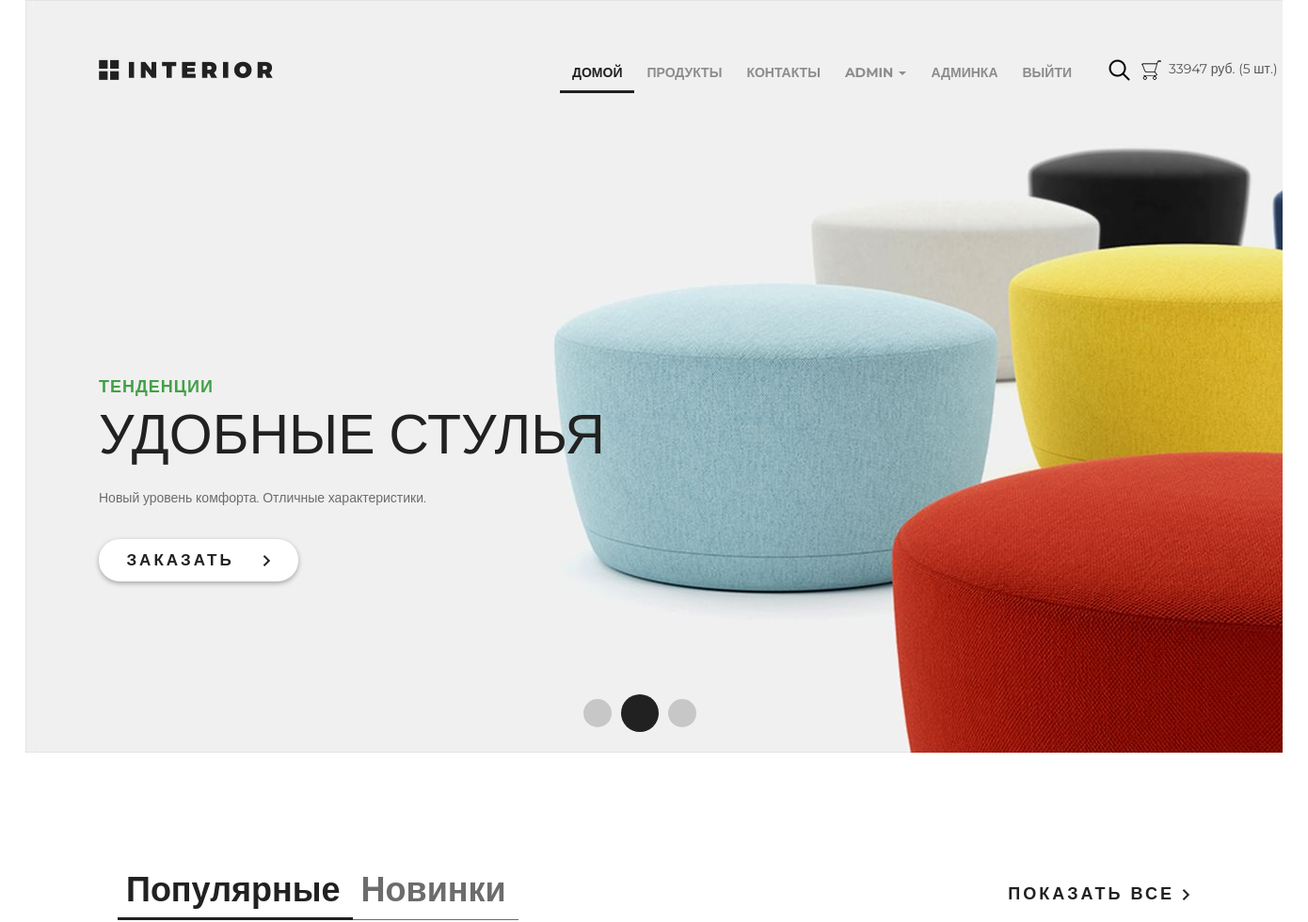
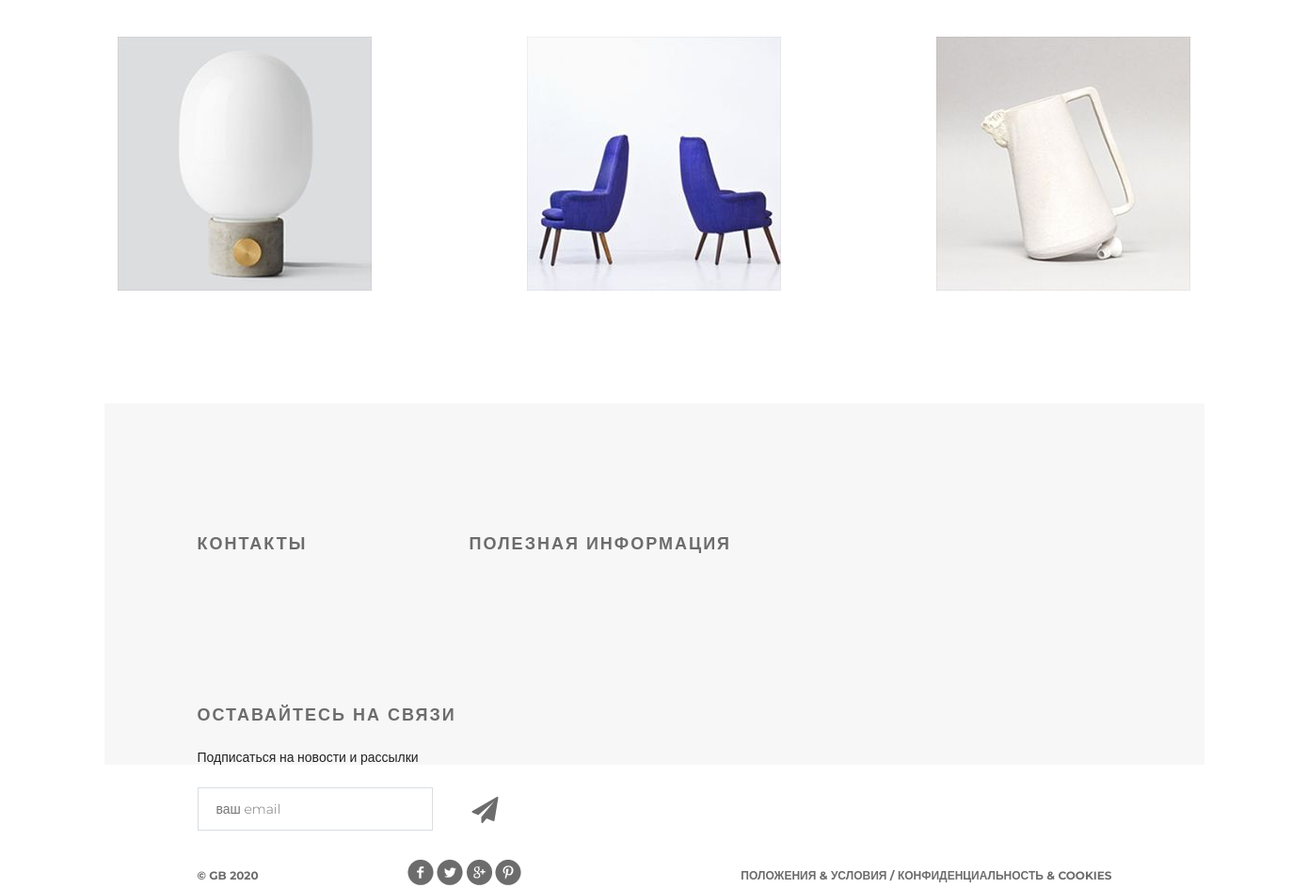
Page / (signed in) on the committed database (2 pictures, top to bottom).
### authapp/models.py (models this page shows, shortened)
class ShopUser(AbstractUser):
    avatar = models.ImageField(upload_to='users_avatars', blank=True, verbose_name='аватар')
    age = models.PositiveSmallIntegerField(verbose_name='Возраст', default=18)
    activation_key = models.CharField(max_length=128, blank=True)
    activation_key_expires = models.DateTimeField(default=(now() + timedelta(hours=48)))

### basketapp/models.py (models this page shows, shortened)
class Basket(models.Model):
    user = models.ForeignKey(settings.AUTH_USER_MODEL, on_delete=models.CASCADE, related_name='basket')
    product = models.ForeignKey(Product, on_delete=models.CASCADE)
    quantity = models.PositiveIntegerField(default=0, verbose_name='количество')
    added_at = models.DateTimeField(auto_now_add=True, verbose_name='добавлено в корзину')
    @property
    def product_price(self):
        return self.product.price * self.quantity
    @cached_property
    def get_items_cached(self):
        return self.user.basket.select_related()
    @property
    def total_quantity(self):
        _items = self.get_items_cached
        return sum(list(map(lambda x: x.quantity, _items)))
    @property
    def total_cost(self):
        _items = self.get_items_cached
        return sum(list(map(lambda x: x.product_price, _items)))

### mainapp/models.py (models this page shows, shortened)
class Product(models.Model):
    category = models.ForeignKey(ProductCategory, on_delete=models.CASCADE)
    name = models.CharField(max_length=128, verbose_name='имя')
    image = models.ImageField(upload_to='products_images', blank=True, verbose_name='изображение')
    short_desc = models.CharField(max_length=128, verbose_name='краткое описание', blank=True)
    description = models.TextField(blank=True, verbose_name='описание')
    price = models.DecimalField(max_digits=8, decimal_places=2, default=0, verbose_name='цена')
    quantity = models.PositiveSmallIntegerField(default=0, verbose_name='количество товара')
    is_active = models.BooleanField(db_index=True, default=True, verbose_name='активен')
    class Meta:
        verbose_name = 'продукт'
        verbose_name_plural = 'продукты'

### mainapp/views.py (the view)
# urls.py: path('', mainapp.IndexPageView.as_view(), name='main'),
class IndexPageView(TemplateView):
    template_name = 'mainapp/index.html'
    def get_context_data(self, **kwargs):
        context = super(IndexPageView, self).get_context_data(**kwargs)
        context['title'] = 'главная'
        context['latest_products'] = get_products()[:3]
        return context

### adminapp/templatetags/custom_tags.py (called while the page is built)
@register.filter(name='media_folder_products')
def media_folder_products(string):
    if not string:
        string = 'products_images/default.jpg'
    return f'{settings.MEDIA_URL}{string}'

### mainapp/context_processors.py (called while the page is built)
def basket(request):
    basket_items = []
    if request.user.is_authenticated:
        basket_items = request.user.basket.select_related()
    return {
        'basket': basket_items
    }

### mainapp/views.py (called while the page is built)
def get_products():
    if settings.LOW_CACHE:
        key = 'products'
        products = cache.get(key)
        if products is None:
            products = Product.objects.filter(is_active=True, category__is_active=True).select_related('category')
            cache.set(key, products)
        return products
    else:
        return Product.objects.filter(is_active=True, category__is_active=True).select_related('category')

### mainapp/templates/mainapp/index.html (shortened to what this page needs)
{% extends 'mainapp/base.html' %}
{% load static %}
{% load custom_tags %}
{% block menu %}
    <div class="slider">
        <div class="header clearfix">
            {% include "mainapp/inc/inc_main_menu.html" %}
        </div>
        <div class="text-slider">
            <h3 class="green">тенденции</h3>
            <h3 class="big"> удобные стулья</h3>
            <p>Новый уровень комфорта. Отличные характеристики.</p>
            <a href="#" class="button-order">заказать <img src="{% static "img/arrow.png" %}" alt=""></a>
        </div>
        <div class="navi">
            <a href="#"></a><a href="#"></a><a href="#"></a>
        </div>
    </div>
{% endblock %}
{% block content %}
    <div class="featured">
        <div class="featured-menu">
            <a class="active" href="#">Популярные</a><a href="#">Новинки</a>
        </div>
        <a class="explore" href="#">показать все <img src="{% static "img/arrow.png" %}" alt=""></a>
        <div class="clearfix">
        </div>
        <div class="tab-content">
            {% for product in latest_products %}
                <div class="block">
                    <a href="{% url 'products:product_page' product.pk %}"><img
                            src="{{ product.image|media_folder_products }}" alt="{{ product.short_desc }}">
                    </a>
                </div>
            {% endfor %}
        </div>
    </div>
{% endblock %}

### mainapp/templates/mainapp/inc/inc_main_menu.html (shortened to what this page needs)
<a href="{% url 'main' %}" class="logo"></a>
<ul class="menu">
    <li>
        <a href="{% url 'main' %}"
           {% if request.resolver_match.url_name == 'main' %}class="active"{% endif %}>
            домой
        </a>
    </li>
    <li>
        <a href="{% url 'products:index' %}"
           {% if request.resolver_match.namespace == 'products' %}class="active"{% endif %}>
            продукты
        </a>
    </li>
    <li>
        <a href="{% url 'contact' %}"
           {% if request.resolver_match.url_name == 'contact' %}class="active"{% endif %}>
            контакты
        </a>
    </li>
    {% if user.is_authenticated %}
        <li>
            <div class="dropdown">
                <a href="#" class="dropdown-toggle" data-toggle="dropdown">
                    {{ user.first_name|default:'Пользователь' }}
                    <span class="caret"></span>
                </a>
            </div>
        </li>
    {% endif %}
    {% if user.is_superuser %}
        <li>
            <a href="{% url 'adminapp:users' %}">Админка</a>
        </li>
    {% endif %}
    <li>
        {% if user.is_authenticated %}
            <a href="{% url 'auth:logout' %}">Выйти</a>
        {% else %}
            <a href="{% url 'auth:login' %}">Войти</a>
        {% endif %}
    </li>
</ul>
<a href="#" class="search"></a>
<a href="{% url 'basket:basket' %}"
   class="basket">
    {% if basket %}
        <span>
            {{ basket.0.total_cost|floatformat:0 }} руб.
            ({{ basket.0.total_quantity }} шт.)
        </span>
        {% else %}
        <span>
            0 руб.
        </span>
    {% endif %}
</a>

### static/css/style.css (style rules this page uses)
* { margin: 0; padding: 0; }
body { font-family: 'Montserrat', sans-serif; }
html, body { height: 100%; }
.slider { height: 800px; background-image: url(/static/img/slider.jpg); padding-left: 78px; padding-right: 211px; position: relative; }
.logo { background-image: url(/static/img/logo.png); margin-top: 63px; width: 185px; height: 22px; float: left; }
.menu { list-style-type: none; margin-top: 67px; float: right; }
.menu li { float: left; }
.menu a { color: #8c8c8c; font-size: 14px; font-weight: 700; text-align: right; text-transform: uppercase; text-decoration: none; padding: 10px 13px; }
.menu .active { color: #212121; font-weight: 700; border-bottom: 3px solid #212121; }
.search { display: block; width: 23px; height: 23px; background-image: url(/static/img/search.png); position: absolute; top: 63px; left: 1151px; }
.basket { display: block; width: 23px; height: 23px; background-image: url(/static/img/basket.png); position: absolute; top: 63px; left: 1185px; text-decoration: none; color: #555; }
.basket span { display: block; margin-left: 30px; width: 150px; }
.clearfix:after { content: ""; display: block; clear: both; }
.text-slider { margin-top: 288px; position: absolute; }
.text-slider p { color: #6c6c6c; font-size: 14px; text-align: left; width: 458px; line-height: 24px; }
.button-order { background-color: #ffffff; box-shadow: 0px 2px 4.85px 0.15px rgba(33, 33, 33, 0.35); width: 212px; height: 45px; display: block; text-transform: uppercase; text-align: center; border-radius: 22px; text-decoration: none; color: #212121; font-size: 17px; font-weight: 700; line-height: 45px; margin-top: 32px; letter-spacing: 3px; }
.button-order img { padding-left: 22px; }
.green { text-transform: uppercase; color: #43a047; font-size: 18px; font-weight: 700; text-align: left; margin-bottom: 22px; line-height: 13px; letter-spacing: 1px; }
.big { color: #212121; font-size: 59px; line-height: 43px; text-transform: uppercase; font-weight: 100; margin-bottom: 34px; }
.navi { position: absolute; bottom: 22px; right: 618px; display: flex; width: 130px; height: 40px; justify-content: space-between; align-items: center; }
.navi a { display: block; width: 30px; height: 30px; border-radius: 50%; background-color: rgba(33, 33, 33, 0.2); float: left; margin: 0px 5px; }
.navi a:nth-child(2) { display: block; width: 40px; height: 40px; border-radius: 50%; background-color: #212121; float: left; margin: 0px; }
.featured { padding-left: 98px; padding-right: 98px; }
.featured-menu { margin-top: 120px; width: 300px; height: 49px; float: left; }
.featured-menu a { color: #6c6c6c; font-size: 36px; font-weight: 700; text-align: left; text-decoration: none; border-bottom: 1px solid #6c6c6c; padding-bottom: 10px; padding-right: 13px; padding-left: 9px; }
.featured-menu .active { font-size: 36px; font-weight: 700; text-align: left; color: #212121; border-bottom: 3px solid #212121; padding-bottom: 8px; }
.explore { text-transform: uppercase; color: #212121; font-size: 18px; font-weight: 700; line-height: 24px; text-align: center; float: right; margin-top: 138px; letter-spacing: 3px; text-decoration: none; }
.tab-content { margin-top: 50px; display: flex; justify-content: space-between; margin-bottom: 120px; }
.tab-content .block { height: 270px; width: 270px; position: relative; }

### rows in the picture
ShopUser: first_name "ADMIN"
Basket: user+product+quantity "33947", quantity "5"
Product: image|media_folder_products (picture)
Product: image|media_folder_products (picture)
Product: image|media_folder_products (picture)
